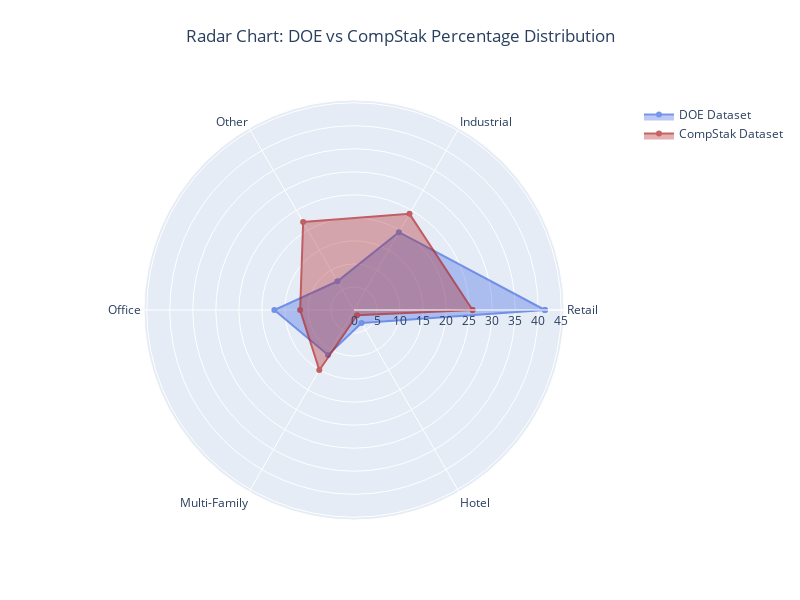

The notebook cell this image was saved under:
### Code cell
# Create a radar/spider chart for comparing percentage distributions
# This provides a different perspective on the category distributions

# Get top 10 categories by combined percentage
top_categories = sorted_df.head(10)

# Create radar chart
categories = top_categories['Category'].tolist()
doe_values = top_categories['DOE Percentage'].tolist()
compstak_values = top_categories['CompStak Percentage'].tolist()

# Add the first value at the end to close the loop
categories.append(categories[0])
doe_values.append(doe_values[0])
compstak_values.append(compstak_values[0])

fig = go.Figure()

# Add traces for DOE percentages
fig.add_trace(go.Scatterpolar(
    r=doe_values,
    theta=categories,
    fill='toself',
    name='DOE Dataset',
    line_color='royalblue',
    opacity=0.7
))

# Add traces for CompStak percentages
fig.add_trace(go.Scatterpolar(
    r=compstak_values,
    theta=categories,
    fill='toself',
    name='CompStak Dataset',
    line_color='firebrick',
    opacity=0.7
))

# Update layout
fig.update_layout(
    title={
        'text': 'Radar Chart: DOE vs CompStak Percentage Distribution',
        'y':0.95,
        'x':0.5,
        'xanchor': 'center',
        'yanchor': 'top'
    },
    polar=dict(
        radialaxis=dict(
            visible=True,
            range=[0, max(max(doe_values), max(compstak_values)) * 1.1]
        )
    ),
    showlegend=True,
    height=600,
    width=800
)

# Save the figure
timestamp = datetime.now().strftime('%Y%m%d_%H%M%S')
output_path = os.path.join(output_dir, f'radar_percentage_comparison_{timestamp}.html')
fig.write_html(output_path)
output_path_png = os.path.join(output_dir, f'radar_percentage_comparison_{timestamp}.png')
fig.write_image(output_path_png)

print(f'Radar chart saved to: {output_path}')

# Show the figure
fig.show()

### Figure 1 — Plotly figure (JSON) as saved in the notebook; plotly's stock layout.template omitted (floating-point values rounded to 4 significant figures)
{"data": [{"fill": "toself", "line": {"color": "royalblue"}, "name": "DOE Dataset", "opacity": 0.7, "r": [41.45, 19.52, 7.2, 17.29, 11.28, 3.26, 41.45], "theta": ["Retail", "Industrial", "Other", "Office", "Multi-Family", "Hotel", "Retail"], "type": "scatterpolar"}, {"fill": "toself", "line": {"color": "firebrick"}, "name": "CompStak Dataset", "opacity": 0.7, "r": [25.74, 24.1, 22.08, 11.69, 15.06, 1.33, 25.74], "theta": ["Retail", "Industrial", "Other", "Office", "Multi-Family", "Hotel", "Retail"], "type": "scatterpolar"}], "layout": {"height": 600, "polar": {"radialaxis": {"range": [0, 45.6], "visible": true}}, "showlegend": true, "title": {"text": "Radar Chart: DOE vs CompStak Percentage Distribution", "x": 0.5, "xanchor": "center", "y": 0.95, "yanchor": "top"}, "width": 800}}
